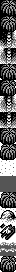

A 2D game scene composited from a Tiled map and its tileset images. What follows is a short description and the map's XML, with every tile layer's data as written:
An orthogonal 2x34 tile map with 8x8 px tiles, 1 tile layer (metatiles).

<map height="34" orientation="orthogonal" renderorder="right-down" tileheight="8" tilewidth="8" width="2">
	<tileset firstgid="1" tilewidth="8" tileheight="8">
		<image source="../../../gfx/tilesets/gfx_054_53a0.png" />
	</tileset>
	<layer height="34" id="1" name="metatiles" width="2">
		<data encoding="csv">
2, 4,
3, 5,
2, 4,
3, 6,
7, 9,
8, 10,
11, 13,
12, 14,
2, 4,
15, 5,
2, 16,
3, 6,
11, 9,
12, 10,
7, 13,
8, 14,
2, 4,
15, 6,
17, 4,
15, 6,
18, 20,
19, 21,
22, 22,
22, 22,
17, 4,
15, 5,
23, 25,
24, 26,
27, 29,
28, 30,
31, 33,
32, 34,
17, 16,
15, 6</data>
	</layer>
</map>
